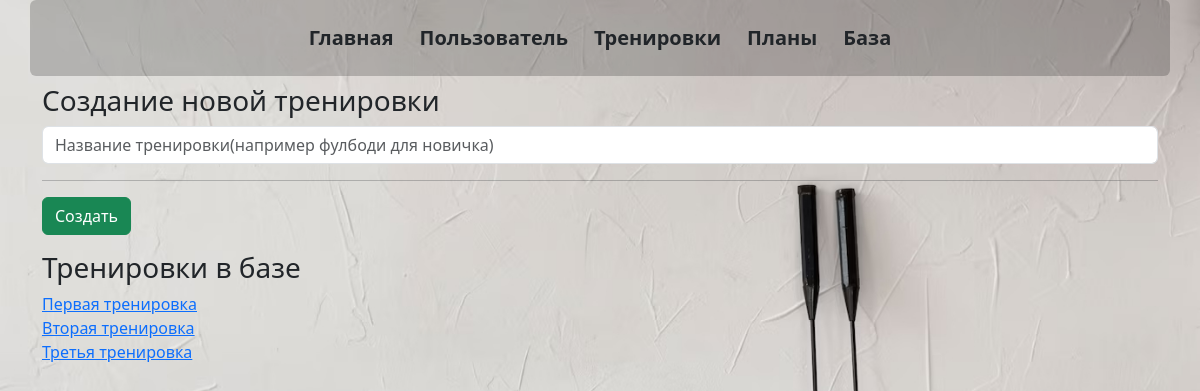
The app's page /new_train, older data.
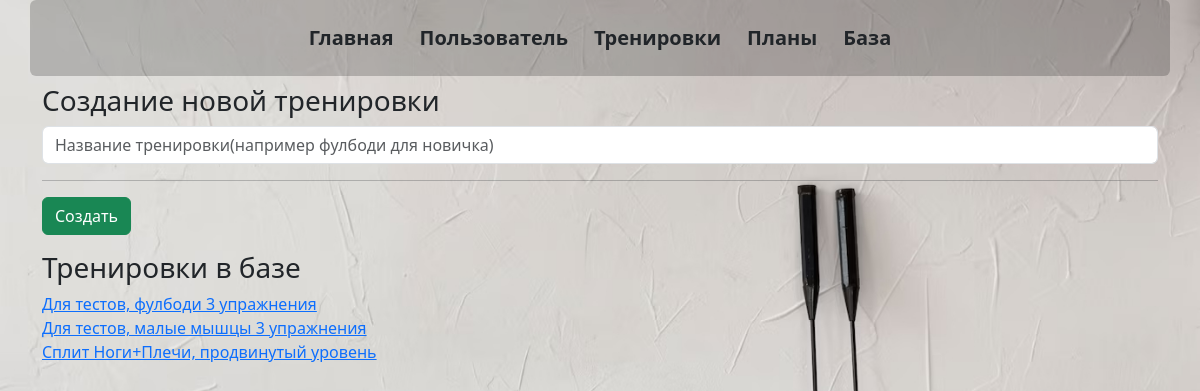
The same page, newer data.
### _models.py (models this page shows, shortened)
class Training(db.Model):
    __tablename__ = 'trainings'
    training_id = db.Column(db.Integer, primary_key=True)
    name = db.Column(db.String(50), nullable=False)
    exercises = relationship('Exercise', secondary='training_exercises', overlaps="trainings")
    user_trainings = relationship('UserTraining', back_populates='training')
    plans = relationship('Plan', secondary='plan_trainings', back_populates='trainings')

### main.py (the view, shortened to what this page needs)
@app.route("/new_train", methods=['POST', 'GET'])
def new_train():
    trains_list = Training.query.all()
    return render_template('new_train.html', trains_list=trains_list)

### templates/new_train.html (shortened to what this page needs)
{% extends 'base.html' %}
{% block body %}
<h3>Создание новой тренировки</h3>
                <form method="post">
                    <input type="text" name="train_name" id="train_name" class="form-control mb-2" required value="{{train_name}}" placeholder="Название тренировки(например фулбоди для новичка)">
                    <hr>
                    <input type="submit" class="btn btn-success" value="Создать">
                </form>
<div class="row mb-3 mt-3">
    <h3>Тренировки в базе</h3>
    {% for train in trains_list %}
    <div class="col-6">
        <a href="/edit_train/{{train.training_id}}">{{train.name}}</a>
    </div>
    <div class="col-6">
    </div>
    {% endfor %}
</div>
{% endblock %}

Row changes from the older to the newer data that the page shows:
removed Training: name "Третья тренировка"
changed Training: name "Первая тренировка" → "Для тестов, фулбоди 3 упражнения"
changed Training: name "Вторая тренировка" → "Для тестов, малые мышцы 3 упражнения"
added Training: name "Сплит Ноги+Плечи, продвинутый уровень"
